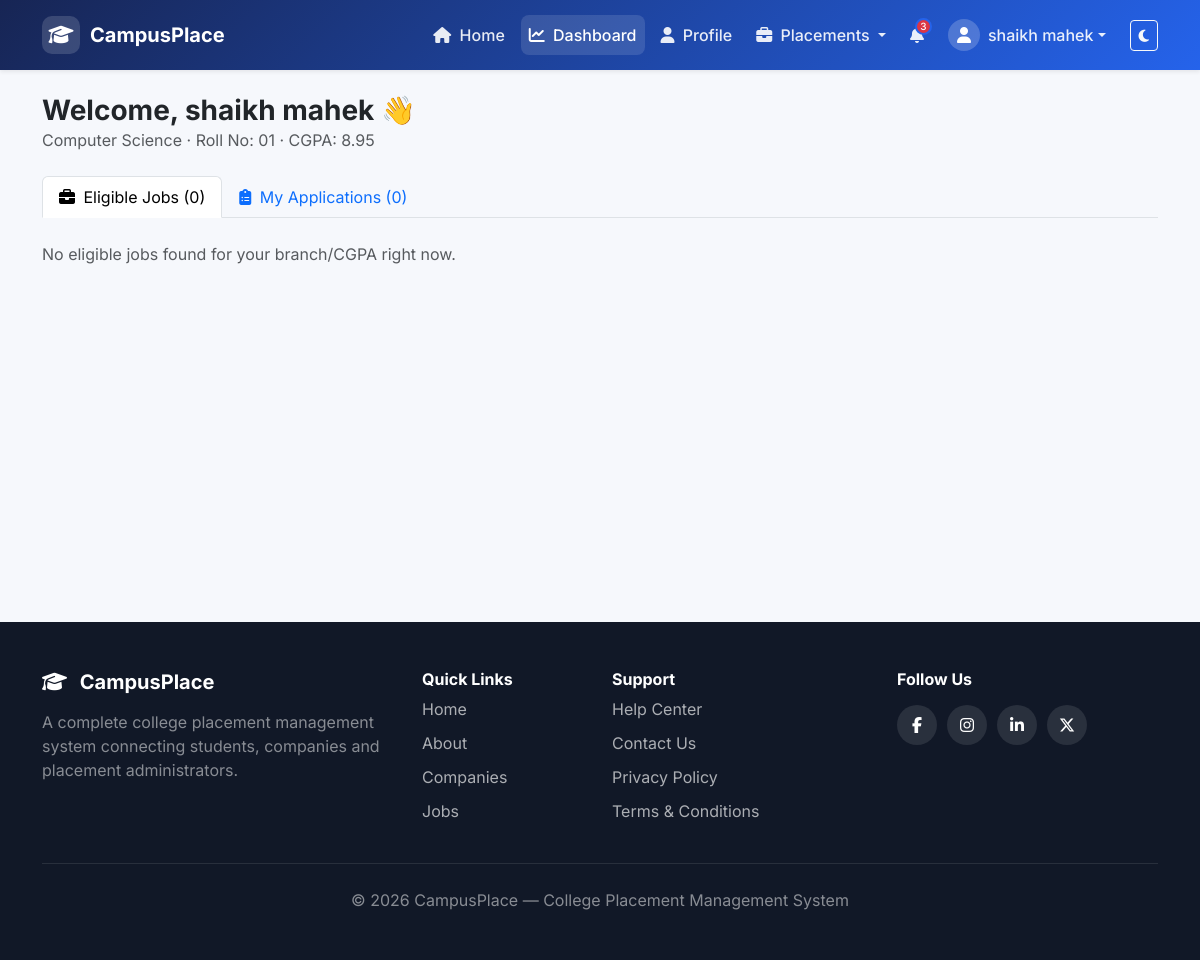
/student/dashboard (signed in), run on the app's committed database.
### tables this page shows
CREATE TABLE students (
            id INTEGER PRIMARY KEY AUTOINCREMENT,
            name TEXT NOT NULL,
            email TEXT UNIQUE NOT NULL,
            password TEXT NOT NULL,
            roll_no TEXT UNIQUE NOT NULL,
            branch TEXT NOT NULL,
            cgpa REAL NOT NULL,
            phone TEXT,
            resume_link TEXT,
            created_at TEXT NOT NULL
        );

### app.py (the view)
@app.route("/student/dashboard")
@login_required(role="student")
def student_dashboard():
    db = get_db()
    student = db.execute(
        "SELECT * FROM students WHERE id = ?", (session["user_id"],)
    ).fetchone()
    jobs = db.execute(
        """SELECT jobs.*, companies.name AS company_name
           FROM jobs JOIN companies ON jobs.company_id = companies.id
           WHERE jobs.min_cgpa <= ?
           ORDER BY jobs.created_at DESC""",
        (student["cgpa"],),
    ).fetchall()
    eligible_jobs = [
        j for j in jobs
        if not j["eligible_branches"]
        or student["branch"].lower() in [b.strip().lower() for b in j["eligible_branches"].split(",")]
    ]
    applications = db.execute(
        """SELECT applications.*, jobs.title, companies.name AS company_name
           FROM applications
           JOIN jobs ON applications.job_id = jobs.id
           JOIN companies ON jobs.company_id = companies.id
           WHERE applications.student_id = ?
           ORDER BY applications.applied_at DESC""",
        (student["id"],),
    ).fetchall()
    applied_job_ids = {a["job_id"] for a in applications}
    return render_template(
        "student_dashboard.html",
        student=student,
        jobs=eligible_jobs,
        applications=applications,
        applied_job_ids=applied_job_ids,
    )

### app.py (called while the page is built)
def get_db():
    if "db" not in g:
        g.db = sqlite3.connect(DB_PATH)
        g.db.row_factory = sqlite3.Row
        g.db.execute("PRAGMA foreign_keys = ON")
    return g.db

def login_required(role=None):
    def decorator(f):
        @wraps(f)
        def wrapped(*args, **kwargs):
            if "user_type" not in session:
                flash("Please log in to continue.", "warning")
                return redirect(url_for("login"))
            if role and session.get("user_type") != role:
                flash("You are not authorized to view that page.", "danger")
                return redirect(url_for("index"))
            return f(*args, **kwargs)
        return wrapped
    return decorator

### templates/student_dashboard.html (shortened to what this page needs)
{% extends "base.html" %}
{% block content %}
<div class="d-flex justify-content-between align-items-center mb-4 flex-wrap gap-2">
  <div>
    <h3 class="fw-bold mb-0">Welcome, {{ student.name }} 👋</h3>
    <p class="text-muted mb-0">{{ student.branch }} &middot; Roll No: {{ student.roll_no }} &middot; CGPA: {{ student.cgpa }}</p>
  </div>
</div>
<ul class="nav nav-tabs mb-4" id="dashTab">
  <li class="nav-item">
    <button class="nav-link active" data-bs-toggle="tab" data-bs-target="#jobsPane">
      <i class="fa-solid fa-briefcase me-1"></i> Eligible Jobs ({{ jobs|length }})
    </button>
  </li>
  <li class="nav-item">
    <button class="nav-link" data-bs-toggle="tab" data-bs-target="#appsPane">
      <i class="fa-solid fa-clipboard-list me-1"></i> My Applications ({{ applications|length }})
    </button>
  </li>
</ul>
<div class="tab-content">
  <div class="tab-pane fade show active" id="jobsPane">
    {% if jobs %}
    <div class="row g-4">
      {% for job in jobs %}
      <div class="col-md-6 col-lg-4">
        <div class="card job-card h-100">
          <div class="card-body d-flex flex-column">
            <h5 class="card-title fw-bold">{{ job.title }}</h5>
            <p class="text-muted mb-1"><i class="fa-solid fa-building me-1"></i>{{ job.company_name }}</p>
            {% if job.location %}<p class="text-muted mb-1"><i class="fa-solid fa-location-dot me-1"></i>{{ job.location }}</p>{% endif %}
            {% if job.package %}<p class="text-muted mb-1"><i class="fa-solid fa-money-bill me-1"></i>{{ job.package }}</p>{% endif %}
            {% if job.deadline %}<p class="text-muted mb-2"><i class="fa-solid fa-calendar me-1"></i>Deadline: {{ job.deadline }}</p>{% endif %}
            {% if job.description %}<p class="small mb-3">{{ job.description }}</p>{% endif %}
            <div class="mt-auto">
              <span class="badge bg-secondary mb-2">Min CGPA: {{ job.min_cgpa }}</span>
              {% if job.id in applied_job_ids %}
                <button class="btn btn-outline-secondary w-100" disabled>Already Applied</button>
              {% else %}
                <form method="POST" action="{{ url_for('apply_job', job_id=job.id) }}">
                  <button type="submit" class="btn btn-primary-custom w-100">Apply Now</button>
                </form>
              {% endif %}
            </div>
          </div>
        </div>
      </div>
      {% endfor %}
    </div>
    {% else %}
    <p class="text-muted">No eligible jobs found for your branch/CGPA right now.</p>
    {% endif %}
  </div>
</div>
{% endblock %}

### templates/base.html (shortened to what this page needs)
<!DOCTYPE html>
<html lang="en">
<head>
    <link
        href="https://cdnjs.cloudflare.com/ajax/libs/bootstrap/5.3.3/css/bootstrap.min.css"
        rel="stylesheet"
    >
    <link
        href="https://cdnjs.cloudflare.com/ajax/libs/font-awesome/6.5.1/css/all.min.css"
        rel="stylesheet"
    >
    <link
        href="{{ url_for('static', filename='style.css') }}"
        rel="stylesheet"
    >
</head>
<body>
<nav class="navbar navbar-expand-lg navbar-dark navbar-custom sticky-top shadow-sm">
    <div class="container">
        <a class="navbar-brand fw-bold d-flex align-items-center"
           href="{{ url_for('index') }}">
            <span class="brand-icon">
                <i class="fa-solid fa-graduation-cap"></i>
            </span>
            <span>CampusPlace</span>
        </a>
        <div class="collapse navbar-collapse" id="navMenu">
            <ul class="navbar-nav ms-auto align-items-lg-center gap-lg-2">
                <li class="nav-item">
                    <a class="nav-link"
                       href="{{ url_for('index') }}">
                        <i class="fa-solid fa-house me-1"></i>
                        Home
                    </a>
                </li>
                {% if session.get('user_type') == 'student' %}
                <li class="nav-item">
                    <a class="nav-link"
                       href="{{ url_for('student_dashboard') }}">
                        <i class="fa-solid fa-chart-line me-1"></i>
                        Dashboard
                    </a>
                </li>
                <li class="nav-item">
                    <a class="nav-link"
                       href="{{ url_for('student_profile') }}">
                        <i class="fa-solid fa-user me-1"></i>
                        Profile
                    </a>
                </li>
                <li class="nav-item dropdown">
                    <a class="nav-link dropdown-toggle"
                       href="#"
                       role="button"
                       data-bs-toggle="dropdown">
                        <i class="fa-solid fa-briefcase me-1"></i>
                        Placements
                    </a>
                </li>
                <li class="nav-item dropdown">
                    <a class="nav-link position-relative"
                       href="#"
                       role="button"
                       data-bs-toggle="dropdown">
                        <i class="fa-solid fa-bell"></i>
                        <span class="notification-badge">
                            3
                        </span>
                    </a>
                </li>
                <li class="nav-item dropdown">
                    <a class="nav-link dropdown-toggle d-flex align-items-center"
                       href="#"
                       role="button"
                       data-bs-toggle="dropdown">
                        <span class="user-avatar">
                            <i class="fa-solid fa-user"></i>
                        </span>
                        <span class="ms-2">
                            {{ session.get('user_name') }}
                        </span>
                    </a>
                </li>
                {% endif %}
                <li class="nav-item ms-lg-2">
                    <button
                        id="themeToggle"
                        class="btn btn-outline-light btn-sm theme-btn"
                        title="Toggle dark mode">
                        <i class="fa-solid fa-moon"></i>
                    </button>
                </li>
            </ul>
        </div>
    </div>
</nav>
<main class="container my-4 page-content">
    {% block content %}
    {% endblock %}
</main>
<footer class="footer-custom mt-5">
    <div class="container py-5">
        <div class="row g-4">
            <div class="col-lg-4">
                <h5 class="fw-bold text-white">
                    <i class="fa-solid fa-graduation-cap me-2"></i>
                    CampusPlace
                </h5>
                <p class="text-white-50 mt-3">
                    A complete college placement management system
                    connecting students, companies and placement
                    administrators.
                </p>
            </div>
            <div class="col-md-4 col-lg-2">
                <h6 class="text-white fw-bold">
                    Quick Links
                </h6>
                <ul class="list-unstyled footer-links">
                    <li>
                        <a href="{{ url_for('index') }}">
                            Home
                        </a>
                    </li>
                    <li>
                        <a href="#">
                            About
                        </a>
                    </li>
                    <li>
                        <a href="#">
                            Companies
                        </a>
                    </li>
                    <li>
                        <a href="#">
                            Jobs
                        </a>
                    </li>
                </ul>
            </div>
            <div class="col-md-4 col-lg-3">
                <h6 class="text-white fw-bold">
                    Support
                </h6>
                <ul class="list-unstyled footer-links">
                    <li>
                        <a href="#">
                            Help Center
                        </a>
                    </li>
                    <li>
                        <a href="#">
                            Contact Us
                        </a>
                    </li>
                    <li>
                        <a href="#">
                            Privacy Policy
                        </a>
                    </li>
                    <li>
                        <a href="#">
                            Terms & Conditions
                        </a>
                    </li>
                </ul>
            </div>
            <div class="col-md-4 col-lg-3">
                <h6 class="text-white fw-bold">
                    Follow Us
                </h6>
                <div class="social-links mt-3">
                    <a href="#">
                        <i class="fa-brands fa-facebook-f"></i>
                    </a>
                    <a href="#">
                        <i class="fa-brands fa-instagram"></i>
                    </a>
                    <a href="#">
                        <i class="fa-brands fa-linkedin-in"></i>
                    </a>
                    <a href="#">
                        <i class="fa-brands fa-x-twitter"></i>
                    </a>
                </div>
            </div>
        </div>
        <hr class="border-secondary my-4">
        <div class="text-center">
            <p class="mb-0 text-white-50">
                &copy; {{ current_year or 2026 }}
                CampusPlace —
                College Placement Management System
            </p>
        </div>
    </div>
</footer>
</body>
</html>

### static/style.css (style rules this page uses)
body { font-family: "Inter", sans-serif; background: #f6f8fc; color: #212529; transition: 0.3s ease; }
.navbar-custom { background: linear-gradient(135deg, #172554, #2563eb); min-height: 70px; }
.navbar-brand { font-size: 1.25rem; }
.brand-icon { width: 38px; height: 38px; display: inline-flex; align-items: center; justify-content: center; background: rgba(255,255,255,0.15); border-radius: 10px; margin-right: 10px; }
.navbar-custom .nav-link { color: rgba(255,255,255,0.9); font-weight: 500; transition: 0.2s; }
.navbar-custom .nav-link:hover, .navbar-custom .nav-link.active { color: white; background: rgba(255,255,255,0.12); border-radius: 8px; }
.user-avatar { width: 32px; height: 32px; border-radius: 50%; display: inline-flex; align-items: center; justify-content: center; background: rgba(255,255,255,0.2); color: white; }
.notification-badge { position: absolute; top: 3px; right: 0; background: #dc3545; color: white; font-size: 10px; min-width: 17px; height: 17px; border-radius: 50%; display: flex; align-items: center; justify-content: center; border: 2px solid #2563eb; }
.page-content { min-height: 60vh; }
.footer-custom { background: #111827; }
.footer-links li { margin-bottom: 10px; }
.footer-links a { color: rgba(255,255,255,0.65); text-decoration: none; transition: 0.2s; }
.social-links { display: flex; gap: 10px; }
.social-links a { width: 40px; height: 40px; display: flex; align-items: center; justify-content: center; border-radius: 50%; background: rgba(255,255,255,0.1); color: white; text-decoration: none; transition: 0.2s; }

### data on the page
students: get "shaikh mahek", name "shaikh mahek", branch "Computer Science", roll_no "01", cgpa "8.95"

### other printed values
{{ jobs|length }} "0"
{{ applications|length }} "0"
{{ current_year or 2026 }} "2026"
